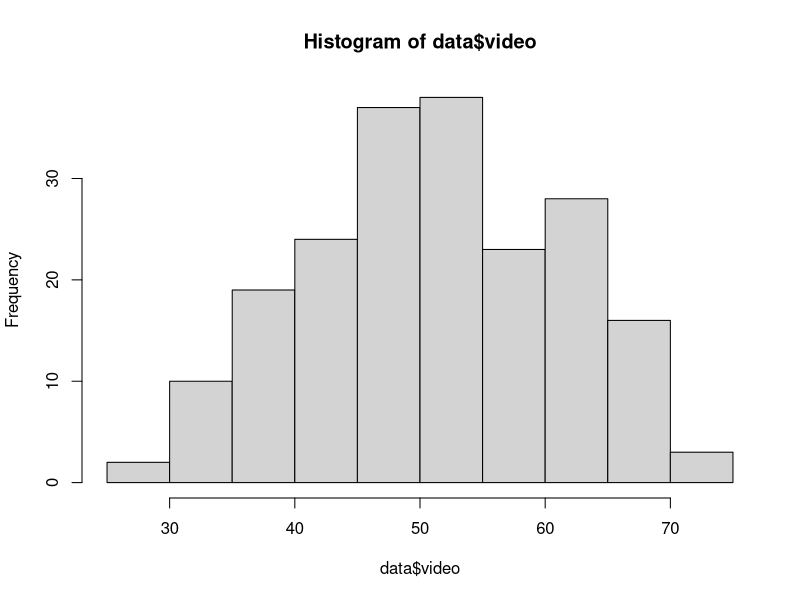
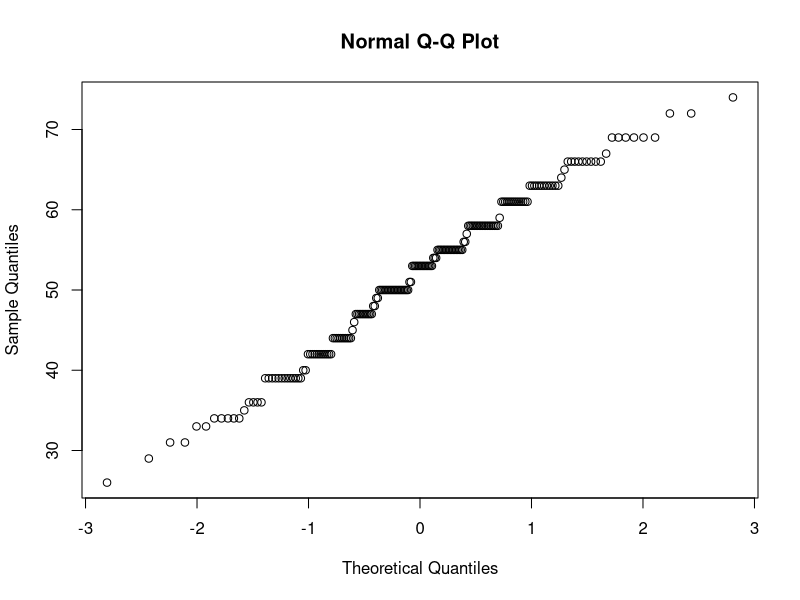
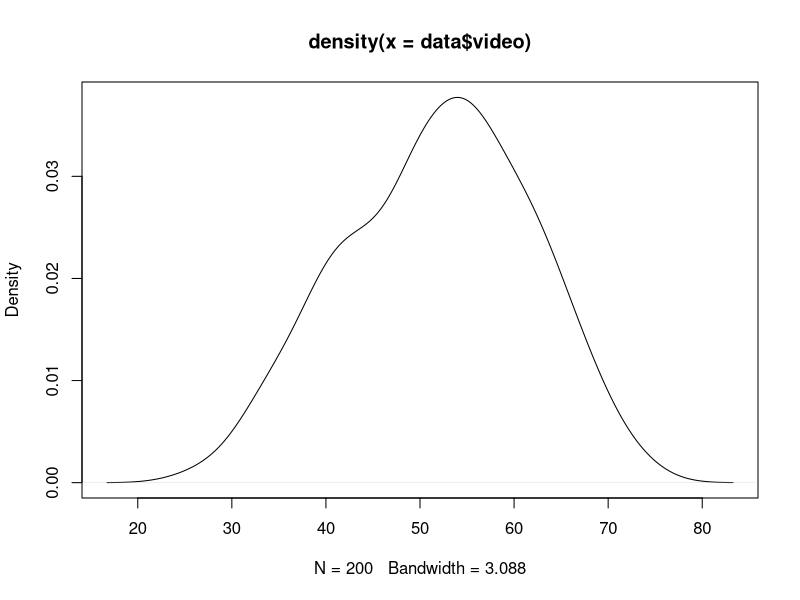
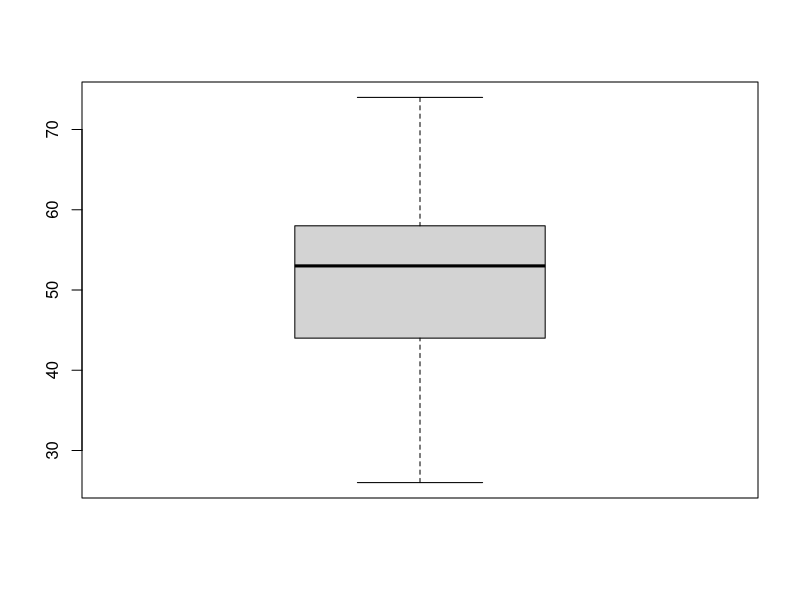
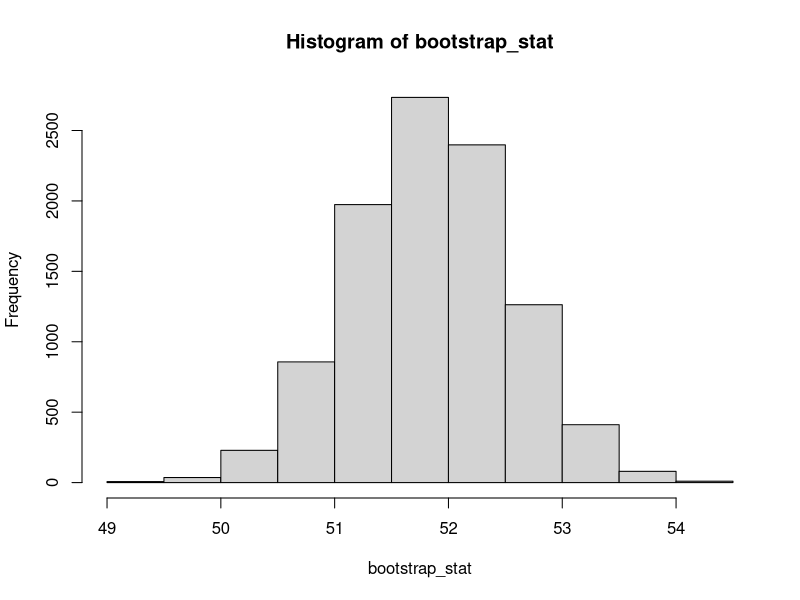
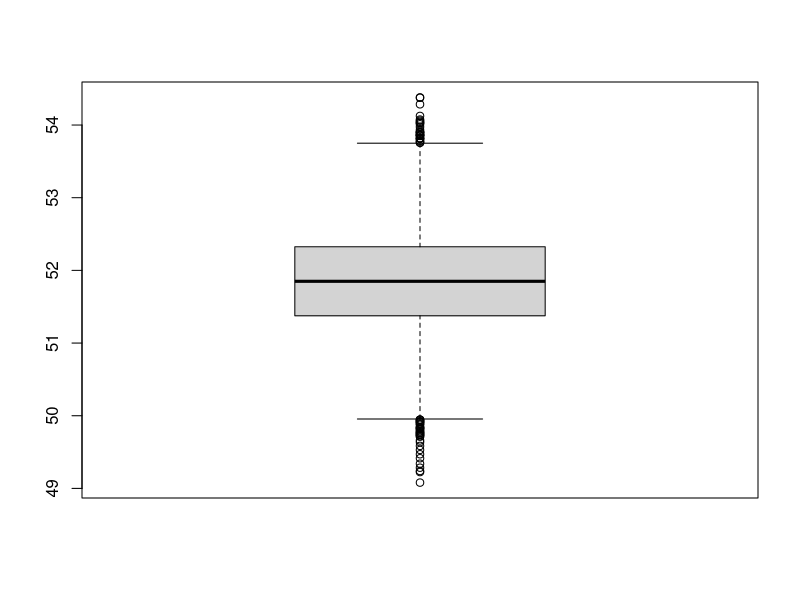
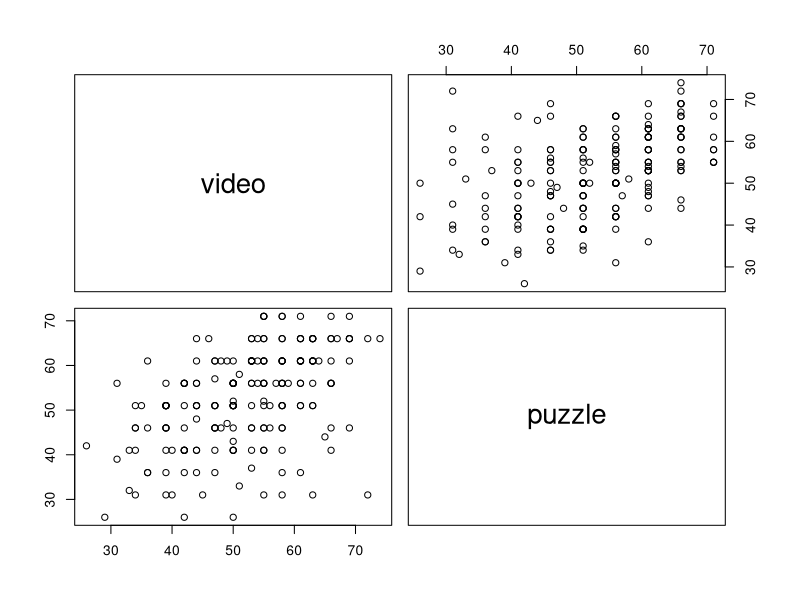

The R script that drew these images, in order:
## ---- chunk 1
data <- read.table("./Ice_cream-1.csv", header = TRUE, sep = ",")
## ---- chunk 2
mu <- mean(data$video)
hist(data$video)
qqnorm(data$video)
plot(density(data$video))
boxplot(data$video)
## ---- chunk 3
n <- length(data$video)
sd_sample <- sd(data$video)
sem <- sd_sample / sqrt(n)
z_score <- qnorm(1 - 0.015)
margin_error <- z_score * sem
lower_bound <- mu - margin_error
upper_bound <- mu + margin_error
## ---- chunk 4
n_min = (z_score^2) * (sd_sample^2) / (1.5^2)
## ---- chunk 5
# BOOTSTRAP 97% CONFIDENCE INTERVAL
b_count <- 10000
bootstrap_stat <- numeric(b_count)
for (i in 1:b_count) {
    bootstrap_sample <- sample(data$video, replace=TRUE)
    bootstrap_stat[i] <- mean(bootstrap_sample)
}
hist(bootstrap_stat)
boxplot(bootstrap_stat)

bootstrap_conf_int <- quantile(bootstrap_stat, c(0.015, 0.985))
s <- sum(bootstrap_stat<bootstrap_conf_int[1])
bootstrap_conf_int_check <- c(2*mu-bootstrap_conf_int[2] ,2*mu-bootstrap_conf_int[1])
## ---- chunk 6
# B)
t_test_result <- t.test(data$video, mu = 50, alternative = "greater")
## ---- chunk 7

# C)
# SIGN TEST
test_median <- 50
larger_median <- sum(data$video > test_median)
sign_result <- binom.test(larger_median, n, conf.level = .97, alternative = 'greater')
# WILCOXON TEST
wilcox_result <- wilcox.test(data$video, mu=50, alternative = 'greater')


# TEST FOR 25% results less than 42
wilcox_25_result <- wilcox.test(data$video, mu=42, alternative = 'less') # not sure if this one is correct

count_lt_42 <- sum(data$video < 42)
# both should be the same tests
sign_25_result <- binom.test(count_lt_42, n, p = 0.25, alternative = "less")
prop_25_result <- prop.test(x = count_lt_42, n = n, p = 0.25, alternative = "less")
## ---- chunk 8
# D) *
b2_count <- 10000
b2_stat <- numeric(b2_count)
for (i in 1:b2_count) {
    b2_sample <- sample(data$video, replace=TRUE)
    b2_stat[i] <- min(b2_sample)
}
## ---- chunk 9
vid_female <- data$video[data$female==1]
vid_male <- data$video[data$female==0]

# since we know that sample comes from normal distribution two sample t test is a suitable test to perform
mf_t_result <- t.test(vid_male, vid_female, alternative = 'greater')
# Wlcoxon test compares medians of two samples not means, but it can still give good idea of
# differences between samples
mf_wilcox_result <- wilcox.test(vid_male, vid_female, alternative = 'greater')
# This one is not suitable for our sample, need to justify why
# Kolmogorov test is used to check if two samples come from the same distribution or if one sample comes
# from normal distribution, here our goal is to check if mean of one sample is indeed higher than a mean
# of a second sample.
mf_ks_result <- ks.test(vid_male, vid_female, alternative = 'greater')
mf_t_result; mf_wilcox_result; mf_ks_result
## ---- chunk 10
# F)
video_puzzle <- data[c('video', 'puzzle')]
cor_result <- round(cor(video_puzzle), 3)
pairs(video_puzzle)
cor_test_result <- cor.test(video_puzzle$video, video_puzzle$puzzle)
t_result <- t.test(video_puzzle$puzzle, video_puzzle$video, alternative = 'greater', paired = TRUE)
#t_result <- t.test(video_puzzle$puzzle, video_puzzle$video)
cor_result; t_result
